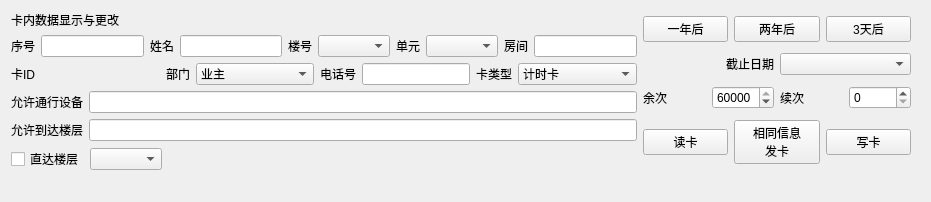
                  <widget class="QWidget" name="two_44" native="true">
                   <layout class="QHBoxLayout" name="horizontalLayout_26" stretch="7,3">
                    <property name="rightMargin">
                     <number>20</number>
                    </property>
                    <item>
                     <layout class="QVBoxLayout" name="verticalLayout_17">
                      <property name="bottomMargin">
                       <number>20</number>
                      </property>
                      <item>
                       <widget class="QLabel" name="label_72">
                        <property name="text">
                         <string>卡内数据显示与更改</string>
                        </property>
                       </widget>
                      </item>
                      <item>
                       <layout class="QHBoxLayout" name="horizontalLayout_27">
                        <item>
                         <widget class="QLabel" name="label_77">
                          <property name="text">
                           <string>序号</string>
                          </property>
                         </widget>
                        </item>
                        <item>
                         <widget class="QLineEdit" name="lineEdit_15"/>
                        </item>
                        <item>
                         <widget class="QLabel" name="label_78">
                          <property name="text">
                           <string>姓名</string>
                          </property>
                         </widget>
                        </item>
                        <item>
                         <widget class="QLineEdit" name="lineEdit_17"/>
                        </item>
                        <item>
                         <widget class="QLabel" name="label_79">
                          <property name="text">
                           <string>楼号</string>
                          </property>
                         </widget>
                        </item>
                        <item>
                         <widget class="QComboBox" name="comboBox_12"/>
                        </item>
                        <item>
                         <widget class="QLabel" name="label_80">
                          <property name="text">
                           <string>单元</string>
                          </property>
                         </widget>
                        </item>
                        <item>
                         <widget class="QComboBox" name="comboBox_14"/>
                        </item>
                        <item>
                         <widget class="QLabel" name="label_81">
                          <property name="text">
                           <string>房间</string>
                          </property>
                         </widget>
                        </item>
                        <item>
                         <widget class="QLineEdit" name="lineEdit_18"/>
                        </item>
                       </layout>
                      </item>
                      <item>
                       <layout class="QHBoxLayout" name="horizontalLayout_28">
                        <item>
                         <widget class="QLabel" name="label_82">
                          <property name="sizePolicy">
                           <sizepolicy hsizetype="Fixed" vsizetype="Preferred">
                            <horstretch>0</horstretch>
                            <verstretch>0</verstretch>
                           </sizepolicy>
                          </property>
                          <property name="text">
                           <string>卡ID</string>
                          </property>
                         </widget>
                        </item>
                        <item>
                         <widget class="QLabel" name="label_83">
                          <property name="text">
                           <string/>
                          </property>
                         </widget>
                        </item>
                        <item>
                         <widget class="QLabel" name="label_84">
                          <property name="sizePolicy">
                           <sizepolicy hsizetype="Fixed" vsizetype="Preferred">
                            <horstretch>0</horstretch>
                            <verstretch>0</verstretch>
                           </sizepolicy>
                          </property>
                          <property name="text">
                           <string>部门</string>
                          </property>
                         </widget>
                        </item>
                        <item>
                         <widget class="QComboBox" name="comboBox_15">
                          <item>
                           <property name="text">
                            <string>业主</string>
                           </property>
                          </item>
                          <item>
                           <property name="text">
                            <string>物业</string>
                           </property>
                          </item>
                         </widget>
                        </item>
                        <item>
                         <widget class="QLabel" name="label_85">
                          <property name="sizePolicy">
                           <sizepolicy hsizetype="Fixed" vsizetype="Preferred">
                            <horstretch>0</horstretch>
                            <verstretch>0</verstretch>
                           </sizepolicy>
                          </property>
                          <property name="text">
                           <string>电话号</string>
                          </property>
                         </widget>
                        </item>
                        <item>
                         <widget class="QLineEdit" name="lineEdit_19">
                          <property name="sizePolicy">
                           <sizepolicy hsizetype="Fixed" vsizetype="Fixed">
                            <horstretch>0</horstretch>
                            <verstretch>0</verstretch>
                           </sizepolicy>
                          </property>
                         </widget>
                        </item>
                        <item>
                         <widget class="QLabel" name="label_86">
                          <property name="sizePolicy">
                           <sizepolicy hsizetype="Fixed" vsizetype="Preferred">
                            <horstretch>0</horstretch>
                            <verstretch>0</verstretch>
                           </sizepolicy>
                          </property>
                          <property name="text">
                           <string>卡类型</string>
                          </property>
                         </widget>
                        </item>
                        <item>
                         <widget class="QComboBox" name="comboBox_16">
                          <property name="editable">
                           <bool>false</bool>
                          </property>
                          <item>
                           <property name="text">
                            <string>计时卡</string>
                           </property>
                          </item>
                          <item>
                           <property name="text">
                            <string>计次卡</string>
                           </property>
                          </item>
                          <item>
                           <property name="text">
                            <string>计时计次卡</string>
                           </property>
                          </item>
                         </widget>
                        </item>
                       </layout>
                      </item>
                      <item>
                       <layout class="QHBoxLayout" name="horizontalLayout_29">
                        <item>
                         <widget class="QLabel" name="label_87">
                          <property name="text">
                           <string>允许通行设备</string>
                          </property>
                         </widget>
                        </item>
                        <item>
                         <widget class="QLineEdit" name="lineEdit_20"/>
                        </item>
                       </layout>
                      </item>
                      <item>
                       <layout class="QHBoxLayout" name="horizontalLayout_30">
                        <item>
                         <widget class="QLabel" name="label_88">
                          <property name="text">
                           <string>允许到达楼层</string>
                          </property>
                         </widget>
                        </item>
                        <item>
                         <widget class="QLineEdit" name="lineEdit_21"/>
                        </item>
                       </layout>
                      </item>
                      <item>
                       <layout class="QHBoxLayout" name="horizontalLayout_31">
                        <item>
                         <widget class="QCheckBox" name="checkBox_4">
                          <property name="sizePolicy">
                           <sizepolicy hsizetype="Fixed" vsizetype="Fixed">
                            <horstretch>0</horstretch>
                            <verstretch>0</verstretch>
                           </sizepolicy>
                          </property>
                          <property name="text">
                           <string>直达楼层</string>
                          </property>
                         </widget>
                        </item>
                        <item>
                         <widget class="QComboBox" name="hezi_zhida">
                          <property name="sizePolicy">
                           <sizepolicy hsizetype="Fixed" vsizetype="Fixed">
                            <horstretch>0</horstretch>
                            <verstretch>0</verstretch>
                           </sizepolicy>
                          </property>
                         </widget>
                        </item>
                        <item>
                         <widget class="QLabel" name="label_89">
                          <property name="sizePolicy">
                           <sizepolicy hsizetype="Minimum" vsizetype="Preferred">
                            <horstretch>0</horstretch>
                            <verstretch>0</verstretch>
                           </sizepolicy>
                          </property>
                          <property name="text">
                           <string/>
                          </property>
                         </widget>
                        </item>
                       </layout>
                      </item>
                     </layout>
                    </item>
                    <item>
                     <layout class="QVBoxLayout" name="verticalLayout_18">
                      <property name="bottomMargin">
                       <number>20</number>
                      </property>
                      <item>
                       <layout class="QHBoxLayout" name="horizontalLayout_32">
                        <item>
                         <widget class="QPushButton" name="pushButton_20">
                          <property name="text">
                           <string>一年后</string>
                          </property>
                         </widget>
                        </item>
                        <item>
                         <widget class="QPushButton" name="pushButton_21">
                          <property name="text">
                           <string>两年后</string>
                          </property>
                         </widget>
                        </item>
                        <item>
                         <widget class="QPushButton" name="pushButton_22">
                          <property name="text">
                           <string>3天后</string>
                          </property>
                         </widget>
                        </item>
                       </layout>
                      </item>
                      <item>
                       <layout class="QHBoxLayout" name="horizontalLayout_33">
                        <item>
                         <widget class="QLabel" name="label_90">
                          <property name="text">
                           <string>截止日期</string>
                          </property>
                          <property name="alignment">
                           <set>Qt::AlignRight|Qt::AlignTrailing|Qt::AlignVCenter</set>
                          </property>
                         </widget>
                        </item>
                        <item>
                         <widget class="QComboBox" name="comboBox_17"/>
                        </item>
                       </layout>
                      </item>
                      <item>
                       <layout class="QHBoxLayout" name="horizontalLayout_34">
                        <item>
                         <widget class="QLabel" name="label_91">
                          <property name="text">
                           <string>余次</string>
                          </property>
                         </widget>
                        </item>
                        <item>
                         <widget class="QSpinBox" name="spinBox_4">
                          <property name="maximum">
                           <number>60000</number>
                          </property>
                          <property name="value">
                           <number>60000</number>
                          </property>
                         </widget>
                        </item>
                        <item>
                         <widget class="QLabel" name="label_92">
                          <property name="text">
                           <string>续次</string>
                          </property>
                         </widget>
                        </item>
                        <item>
                         <widget class="QSpinBox" name="spinBox_5">
                          <property name="maximum">
                           <number>60000</number>
                          </property>
                         </widget>
                        </item>
                       </layout>
                      </item>
                      <item>
                       <layout class="QHBoxLayout" name="horizontalLayout_35">
                        <item>
                         <widget class="QPushButton" name="pushButton_23">
                          <property name="text">
                           <string>读卡</string>
                          </property>
                         </widget>
                        </item>
                        <item>
                         <widget class="QPushButton" name="pushButton_24">
                          <property name="text">
                           <string>相同信息
发卡</string>
                          </property>
                         </widget>
                        </item>
                        <item>
                         <widget class="QPushButton" name="pushButton_25">
                          <property name="text">
                           <string>写卡</string>
                          </property>
                         </widget>
                        </item>
                       </layout>
                      </item>
                     </layout>
                    </item>
                   </layout>
                  </widget>
